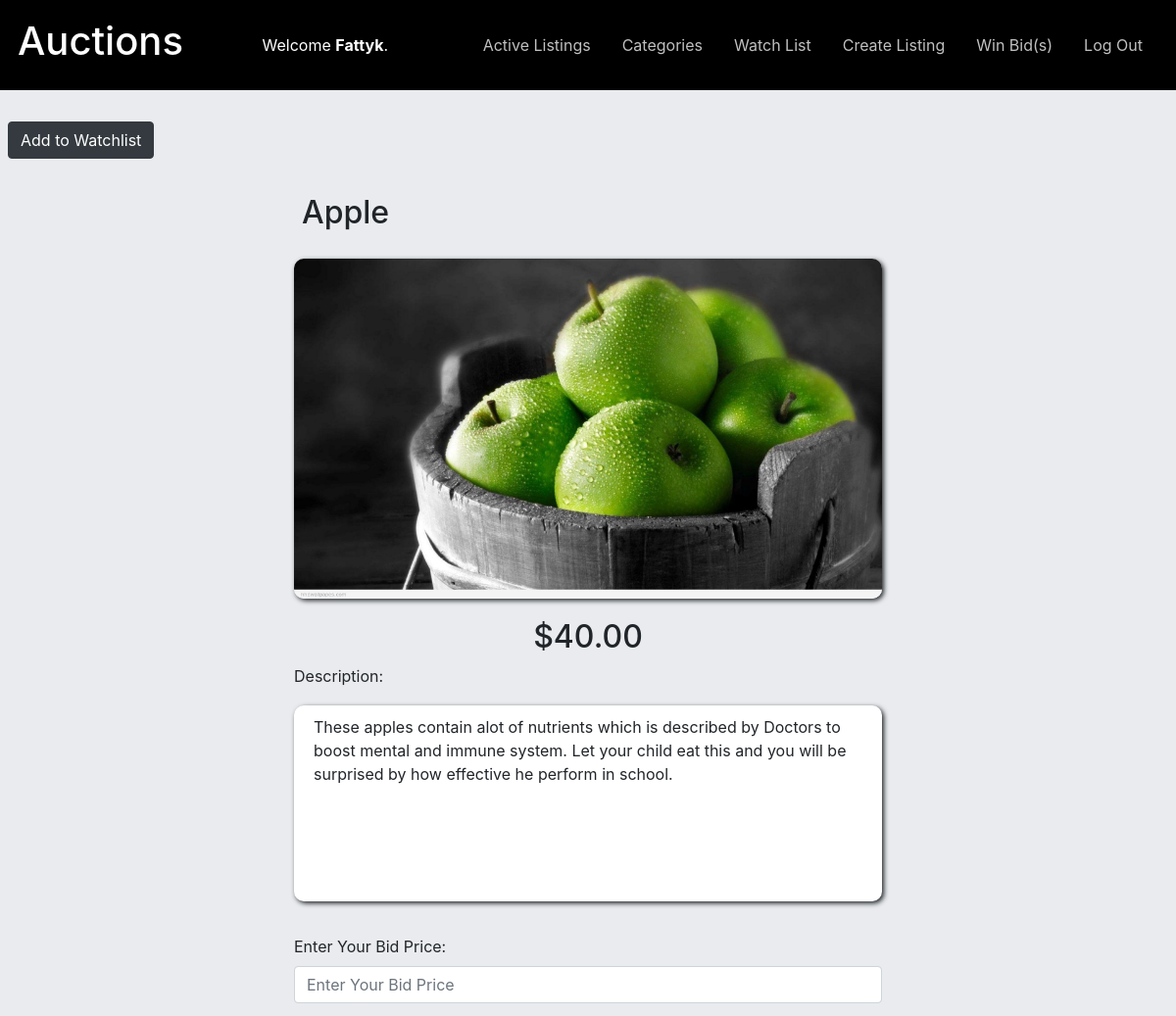
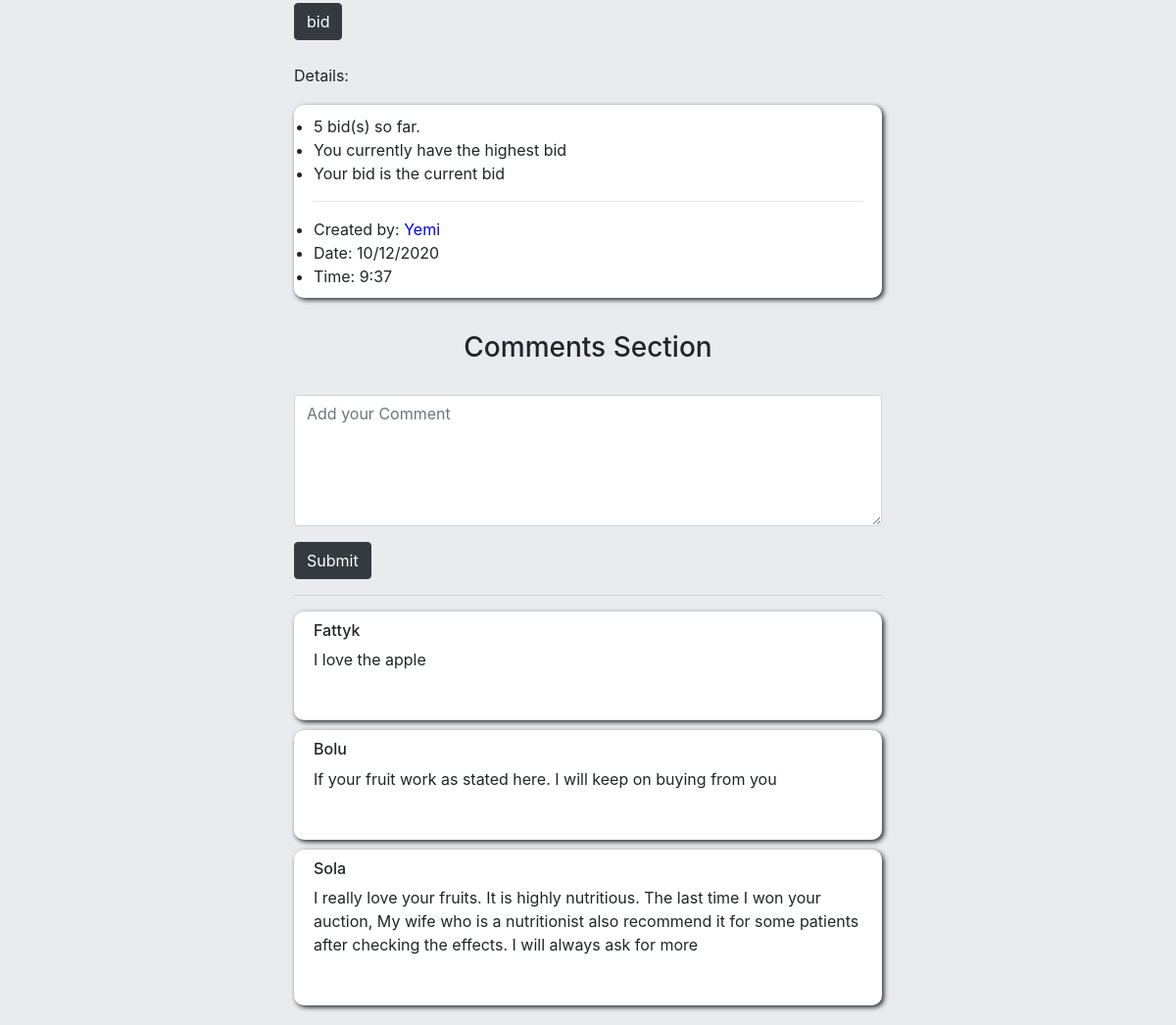
The page /15 (signed in) on the database its author committed (2 pictures, top to bottom).
### auctions/models.py (models this page shows, shortened)
class User(AbstractUser):
    pass

class Listing(models.Model):
    title = models.CharField(max_length=64)
    description = models.TextField(max_length=300)
    c_price = models.IntegerField()
    image = models.ImageField(upload_to=image_directory_path)
    category = models.ForeignKey(Category, blank=True, null=True, on_delete=models.CASCADE, related_name="input_cat")
    highest_bidder = models.ForeignKey(User, blank=True, null=True, on_delete=models.CASCADE, related_name="highest_bidder")
    user = models.ForeignKey(User, blank=True, null= True, on_delete=models.CASCADE, related_name="uploader")
    date = models.DateTimeField(auto_now_add=True, null=True)

class Comment(models.Model):
    user = models.ForeignKey(User, null=True, on_delete=models.CASCADE, related_name="com_user")
    listing = models.ForeignKey(Listing, null=True, on_delete=models.CASCADE, related_name="com_listing")
    comment = models.CharField(max_length=300, null=True, blank=True)

### auctions/views.py (the view, shortened to what this page needs)
# urls.py: path("<int:id>", views.listing, name="listing"),
def listing(request, id):
    listing = Listing.objects.get(id=id)
    item = re.sub("^.*/auctions/", "/auctions/", listing.image.url)
    listing.image = item
    if request.user.is_authenticated:
        item = re.sub("^.*/auctions/", "/auctions/", listing.image.url)
        listing.image = item
        user = request.user
        watch = Watch.objects.filter(user=user, listing=listing)
        add_remove_watchlist = "Remove from Watchlist" if (watch) else "Add to Watchlist"
        total_bid = listing.bid_listing.all()
        total_bid = len(total_bid)
        comments = listing.com_listing.all()[::-1]
        item = re.sub("^.*/auctions/", "/auctions/", listing.image.url)
        listing.image = item
        return render(request, "auctions/listing.html",{
            "listing": listing,
            "add_remove_watchlist": add_remove_watchlist,
            "bidform":  BidForm(),
            "total_bid": total_bid,
            "comments": comments
        })
    return render(request, "auctions/listing.html",{
        "listing": listing
    })

### auctions/views.py
class BidForm(forms.Form):
    bid = forms.IntegerField(label="Enter Your Bid Price:", widget=forms.NumberInput(attrs={
        "class":"form-control",
        "placeholder": "Enter Your Bid Price",
        "id":"bid"
    }))

### auctions/templates/auctions/listing.html (shortened to what this page needs)
{% extends "auctions/layout.html" %}
{% load static %}
{% block head %}
    <link rel="stylesheet" href="{% static 'auctions/listing.css' %}" type="text/css">
{% endblock %}
{% block body %}
    {% if user.is_authenticated %}
        <div class="d-flex justify-content-md-between">
            <div class="p-2 align-self-center">
                <a href="{% url 'add_remove_watch' listing.id %}"><button type="button" class="btn btn-dark">{{add_remove_watchlist}}</button></a>
            </div>
            <div class="p-2 align-self-center">
            </div>
        </div>
    {% endif %}
    <section class="main">
        <h2 class="p-2 align-self-center">{{listing.title}}</h2>
        <img src="{% static listing.image %}" alt="{{listing.title}}">
        <h2 class="price">${{listing.c_price}}.00</h2>
        <label>Description:</label>
        <p class="comment desc">{{listing.description}}</p>
        <br>
        {% if user.is_authenticated %}
            <form action="{% url 'listing' listing.id %}" method="POST">
                <div class="form-group">
                    {{ bidform }}
                </div>
                <input type="submit"  class="btn btn-dark" value="bid">
            </form>
            <br>
            <label>Details:</label>
            <ul class="comment">
                {% if total_bid %}
                    {% if listing.highest_bidder.id == user.id %}
                        <li>{{total_bid}} bid(s) so far. </li>
                        <li>You currently have the highest bid</li>
                        <li>Your bid is the current bid</li>
                    {% else %}
                        <li>{{total_bid}} bid(s) so far. </li>
                        <li>{{listing.highest_bidder.username}} has the highest bid</li>
                        <li>{{listing.highest_bidder.username}}'s bid is the current bid</li>
                    {% endif %}
                {% else %}
                    <li>No bid(s) yet. Scroll up or <a href="#bid">click here to Bid</a></li>
                {% endif %}
                <hr>
                <li>Created by: <span style="color: blue;">{{listing.user.username }}</span></li>
                <li>Date: <span>{{listing.date.day }}/{{listing.date.month}}/{{listing.date.year }}</span></li>
                <li>Time: <span>{{listing.date.hour }}:{{listing.date.minute}}</span></li>
            </ul>
            <br>
            <h3 class="price">Comments Section</h3>
            <br>
            <form action="{% url 'comment' listing.id %}" method="POST">
                <div class="form-group">
                    <textarea name="comment" class="form-control" rows="5" placeholder="Add your Comment" maxlength="300"></textarea>
                </div>
                <input type="submit" class="btn btn-dark">
            </form>
            <hr>
        {% else %}
            <li>Login for more Details and Bid</li>
        {% endif %}
        {% for comment in comments %}
        <div class="comment">
            <h6>{{ comment.user.username }}</h5>
            <p>{{ comment.comment }}</p>
            <br>
        </div>
        {% endfor %}
    </section>
{% endblock %}

### auctions/templates/auctions/layout.html (shortened to what this page needs)
{% load static %}
<!DOCTYPE html>
<html lang="en">
    <head>
        <link rel="stylesheet" href="https://stackpath.bootstrapcdn.com/bootstrap/4.4.1/css/bootstrap.min.css">
        <link href="{% static 'auctions/styles.css' %}" rel="stylesheet">
        {% block head %}{% endblock %}
    </head>
    <body>
        <div class="d-flex justify-content-md-between heading">
            <h1 class="p-2 align-self-center">Auctions</h1>
            <div class="nav-item p-2 align-self-center">
                {% if user.is_authenticated %}
                    Welcome <strong>{{ user.username }}</strong>.
                {% else %}
                    Not signed in.
                {% endif %}
            </div>
            <ul class="nav p-2 align-self-center">
                <li class="nav-item">
                    <a class="nav-link" href="{% url 'index' %}">Active Listings</a>
                </li>
                <li class="nav-item">
                    <a class="nav-link" href="{% url 'categories' %}">Categories</a>
                </li>
                {% if user.is_authenticated %}
                    <li class="nav-item">
                        <a class="nav-link" href="{% url 'watch' %}">Watch List</a>
                    </li>
                    <li class="nav-item">
                        <a class="nav-link" href="{% url 'createList' %}">Create Listing</a>
                    </li>
                    <li class="nav-item">
                        <a class="nav-link" href="{% url 'won' %}">Win Bid(s)</a>
                    </li>
                    <li class="nav-item">
                        <a class="nav-link" href="{% url 'logout' %}">Log Out</a>
                    </li>
                {% endif %}
            </ul>
        </div>
        <br>
        {% block body %}
        {% endblock %}
    </body>
</html>

### auctions/static/auctions/styles.css (style rules this page uses)
.heading { padding: 10px; background-color: black; color: #fff; }
.heading a { color: silver; }

### auctions/static/auctions/listing.css (style rules this page uses)
:root { --color: #e9ebee; }
body { background-color: var(--color, white); }
.main { width: 600px; margin: 20px auto; }
img { max-width: 100%; display: block; margin: inherit; box-shadow: 2px 2px 5px; border-radius: 10px; }
.price { text-align: center; background-color: inherit; }
.desc { height: 200px; }
.comment { margin: 10px auto; background-color: var(--white, white); border-radius: 10px; padding: 10px 20px; box-shadow: 2px 2px 5px; }

### rows shown on the page
User: username "Fattyk"
Listing: title "Apple", image (picture), c_price "40", description "These apples contain alot of nutrients which is described by Doctors to boost mental and immune system. Let your child eat this and you will be surprised by how effective he perform in school.", user.username "Yemi", date.day "10", date.month "12", date.year "2020", date.hour "9", date.minute "37"
Comment: user.username "Fattyk", comment "I love the apple"
Comment: user.username "Bolu", comment "If your fruit work as stated here. I will keep on buying from you"
Comment: user.username "Sola", comment "I really love your fruits. It is highly nutritious. The last time I won your auction, My wife who is a nutritionist also recommend it for some patients after checking the effects. I will always ask for more"

### other values the page prints
{{ add_remove_watchlist }} "Add to Watchlist"
{{ total_bid }} "5"
